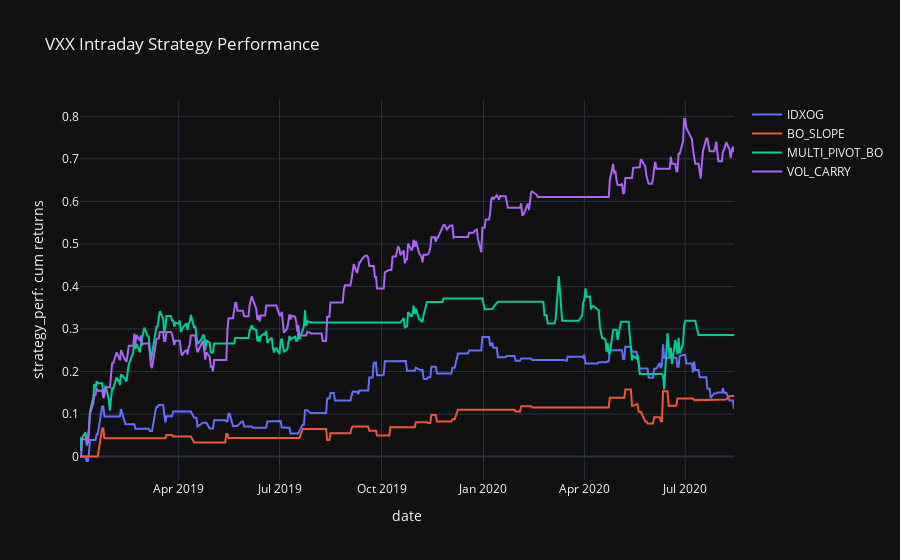

This figure's notebook cell:
### Code cell
multi_line_plot(df_list, ["IDXOG", "BO_SLOPE", "MULTI_PIVOT_BO", "VOL_CARRY"], "VXX Intraday Strategy Performance")

### Figure 1 — Plotly figure (JSON) as saved in the notebook; plotly's stock layout.template omitted (floating-point values rounded to 4 significant figures; data arrays with more than 128 entries replaced by an {"elided": "..."} marker saying what was removed)
{"data": [{"mode": "lines", "name": "IDXOG", "type": "scatter", "x": {"elided": "409 str values"}, "y": {"elided": "409 float values"}}, {"mode": "lines", "name": "BO_SLOPE", "type": "scatter", "x": {"elided": "409 str values"}, "y": {"elided": "409 float values"}}, {"mode": "lines", "name": "MULTI_PIVOT_BO", "type": "scatter", "x": {"elided": "409 str values"}, "y": {"elided": "409 float values"}}, {"mode": "lines", "name": "VOL_CARRY", "type": "scatter", "x": {"elided": "409 str values"}, "y": {"elided": "409 float values"}}], "layout": {"title": {"text": "VXX Intraday Strategy Performance"}, "xaxis": {"title": {"text": "date"}}, "yaxis": {"title": {"text": "strategy_perf: cum returns"}}}}
